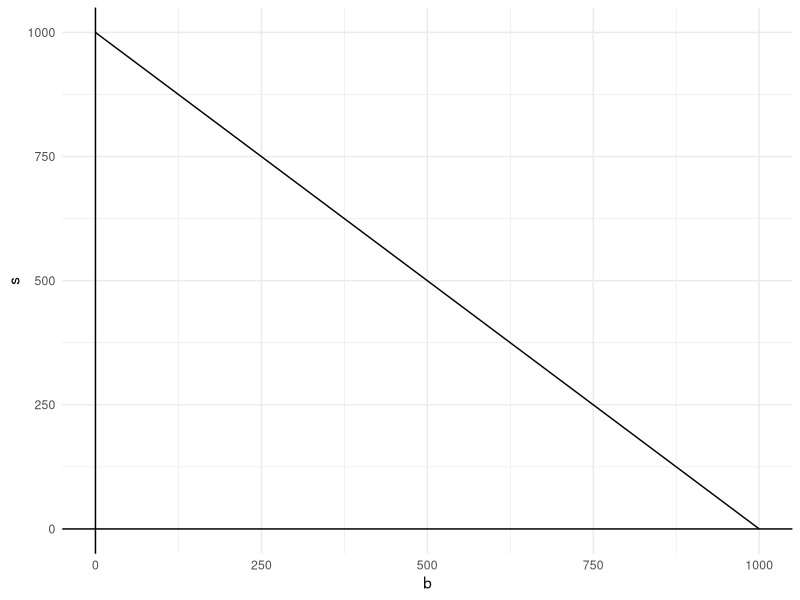
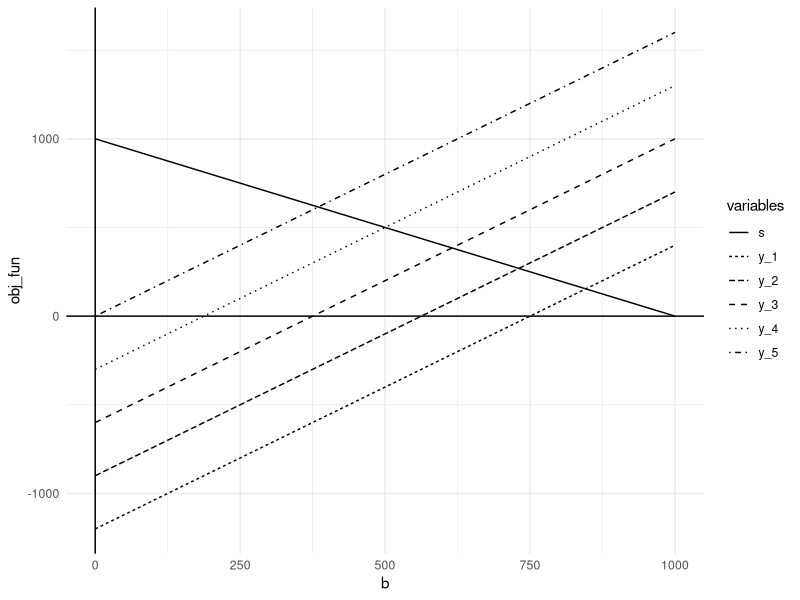

Recreate these plots in R, in order.
## ---- chunk 1

library(tidyverse)
library(rmarkdown)
library(knitr)
library(xml2)

knitr::opts_chunk$set(echo = T, 
                      warning = T, 
                      message = F, 
                      eval = T, 
                      include = T
                      )
## ---- chunk 2

b <- 0:1000
s <- 1000 - b

ggplot(data.frame(cbind(b, s)), aes(b, s)) +
  geom_line() +
  geom_vline(xintercept = 0) + #vertical line
  geom_hline(yintercept = 0) + #horizontal line
  theme_minimal()

## ---- chunk 3

y_1 <- (20-0.08*s)/0.05 #contour line: .05b+.08s=20
y_2 <- (35-0.08*s)/0.05 #contour line: .05b+.08s=35
y_3 <- (50-0.08*s)/0.05
y_4 <- (65-0.08*s)/0.05
y_5 <- (80-0.08*s)/0.05

data_plot_w <- cbind(b, s, y_1, 
                     y_2, y_3, 
                     y_4, y_5) %>%
  dplyr::as_tibble() #wide format

data_plot_l <- tidyr::gather(data_plot_w, 
                             s:y_5,
                             key = "variables",
                             value = "obj_fun") #long format

ggplot(data = data_plot_l, aes(b, obj_fun)) +
  geom_line(aes(linetype = variables)) +
  geom_vline(xintercept = 0) +
  geom_hline(yintercept = 0) +
  theme_minimal()
